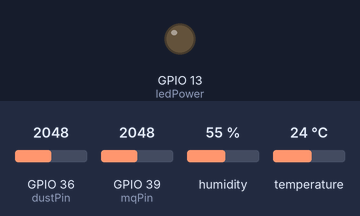
This sketch was run on a simulated ESP32. Shown: output pins drawn as LEDs (lit = HIGH). The test bench sets the inputs (shaded band); at power-on: GPIO 36 (dustPin) = 2048, GPIO 39 (mqPin) = 2048, humidity 55 %, temperature 24 °C (analog values on the 0–4095 scale). WiFi joins after 1.5 s; servers stay silent unless stated; uploads are accepted with an empty reply; what the sketch prints to the serial monitor is not drawn.

Above: at 0.1 s.
At 2.1 s:
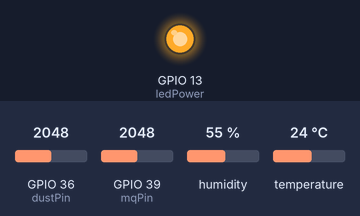
Timing chart, 0 to 3.6 s (numbered marks = the images above):
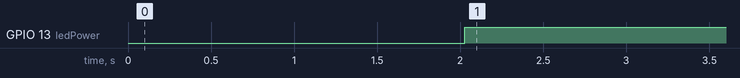

Measured:
- by itself, GPIO 13 (ledPower): LOW → HIGH at 2.0 s

The sketch:

BTL_IOT.ino
```cpp
#include <DHT.h>
#include <WiFi.h>
#include "ThingSpeak.h"
#include <WiFiClientSecure.h>
#include <ArduinoJson.h>
#include <HTTPClient.h>

// Wifi
const char* ssid = "Galaxy A1202A3";
const char* password = "12345679";

// Discord
const char* discordWebhookUrl = "https://discord.com/api/webhooks/1308864842270248972/u0uOuaAYcgf7IMnn21ClTFX9glmH_tv4d2exL_6IPl1YEzVyDQ-bEhnlXh2aGGi2_7zP";

// ThingSpeak
#define SECRET_CH_ID 2755765
#define SECRET_WRITE_APIKEY "4CKFUHXGOH2QHDAC"
unsigned long myChannelNumber = SECRET_CH_ID;
const char * myWriteAPIKey = SECRET_WRITE_APIKEY;
WiFiClient  client;

// Pins
#define dhtPin 26
#define mqPin 39
#define ledPower 13
#define dustPin 36

#define DHTTYPE DHT11
DHT dht(dhtPin, DHTTYPE);

// Variables
unsigned long sendTime = 0;
unsigned long sysTime = 0;
int count = 0;
int notiTime = 1;
float pmValue, coValue, totalPm = 0, totalCo = 0, pmAvg, coAvg, aqi;
const float e = 2.71828;

// Functions declarations (good practice)
void initWiFi();
void measureDht();
void measurePm2_5();
void measureCo();
void calAqi();
void sendToDiscord(String message);
void sendIndex();

void setup() {
  Serial.begin(115200);
  dht.begin();
  pinMode(ledPower, OUTPUT);
  pinMode(dustPin, INPUT);
  analogReadResolution(10);

  initWiFi();
  ThingSpeak.begin(client);
}

void loop() {
  measureDht();
  measurePm2_5();
  measureCo();

  count++;
  if (count >= 4) {
    calAqi();
    sendDataToThingSpeak(aqi, 0.0, 0.0, 0.0, true); // Send AQI and clear status
    sendIndex();
    totalCo = 0;
    totalPm = 0;
    count = 0;
  }
  sendDataToThingSpeak(pmValue, coValue, dht.readTemperature(), dht.readHumidity(), false); // Send PM and CO, don't clear status
  delay(15000);
}

void sendDataToThingSpeak(float value1, float value2, float value3, float value4, bool sendAQI) {
  String myStatus = "";
  if (sendAQI) {
    ThingSpeak.setField(1, aqi);
  } else {
    ThingSpeak.setField(2, value1); // Gửi PM
    ThingSpeak.setField(3, value2); // Gửi CO
    ThingSpeak.setField(4, value3); // Gửi nhiệt độ
    ThingSpeak.setField(5, value4); // Gửi độ ẩm
    myStatus = String(value1) + "," + String(value2); // Kết hợp giá trị cho trạng thái
  }
  ThingSpeak.setStatus(myStatus);

  int x = ThingSpeak.writeFields(myChannelNumber, myWriteAPIKey);
  if (x == 200) {
    Serial.println("Channel update successful.");
  } else {
    Serial.println("Problem updating channel. HTTP error code " + String(x));
  }
}

void initWiFi() {
  WiFi.mode(WIFI_STA);
  WiFi.begin(ssid, password);
  Serial.print("Connecting to WiFi ..");
  while (WiFi.status() != WL_CONNECTED) {
    Serial.print('.');
    delay(1000);
  }
  Serial.println(WiFi.localIP());
}

void measureDht(){
  int temp = dht.readTemperature();
  int humi = dht.readHumidity();
  Serial.print(temp);
  Serial.println(" °C");
  Serial.print(humi);
  Serial.println(" %");
}

void measurePm2_5(){
  digitalWrite(ledPower,LOW); // power on the LED
  delayMicroseconds(280);
  int dustVal=analogRead(dustPin)+85; // read the dust value
  delayMicroseconds(40);
  digitalWrite(ledPower,HIGH); // turn the LED off
  delayMicroseconds(9680);

  float voltage = dustVal*0.00489;
  pmValue = (0.172*voltage-0.1)*1000.00;

  if (pmValue < 0 )
    pmValue = 0;
  if (pmValue > 500)
    pmValue = 500;

  Serial.print(pmValue);
  Serial.println(" ug/m3");
  totalPm +=pmValue;
  delay(10);
}

void measureCo(){
  float sensorValue = analogRead(mqPin);
  float sensor_volt = sensorValue/1024*5.0;
  coValue = 3.027*pow(e,(1.0698*sensor_volt));
  Serial.print(coValue);
  Serial.println(" ppm");
  totalCo += coValue;
  delay(10);
}

void calAqi(){
  pmAvg = totalPm/count;
  coAvg = totalCo/count;
  float pmAqi = pmAvg*2.103004+25.553648;
  float coAqi = coAvg*16.89655-59.51724;
  delay(10);
  if(pmAqi > coAqi) aqi = pmAqi;
  else aqi = coAqi;
}

void sendIndex() {
  String mess;
  mess += "AQI index: ";
  mess.concat(aqi);
  mess += "\n";
  mess += "PM2.5 index: ";
  mess.concat(pmValue);
  mess += "\n";
  mess += "Temperature: ";
  mess.concat(dht.readTemperature()); // Gửi nhiệt độ
  mess += " °C\n";
  mess += "Humidity: ";
  mess.concat(dht.readHumidity()); // Gửi độ ẩm
  mess += " %\n";
  sendToDiscord(mess); // Gửi tin nhắn đến Discord
}

void sendToDiscord(String message) {
  if (WiFi.status() == WL_CONNECTED) {
    Serial.println("Đang gửi yêu cầu đến Discord...");
    HTTPClient http;
    http.begin(discordWebhookUrl);
    http.addHeader("Content-Type", "application/json");
    http.setTimeout(5000); // Thiết lập timeout là 5 giây

    // Sử dụng DynamicJsonDocument để tạo JSON đúng định dạng
    StaticJsonDocument<256> doc; // Kích thước 256, điều chỉnh nếu cần
    doc["content"] = message;

    String jsonMessage;
    serializeJson(doc, jsonMessage); // Chuyển đổi JSON thành chuỗi

    Serial.println("JSON đang được gửi:");
    Serial.println(jsonMessage);

    int httpResponseCode = http.POST(jsonMessage);
    Serial.println("Yêu cầu đã gửi.");
    http.end();
  } else {
    Serial.println("WiFi Disconnected");
  }
}
```
